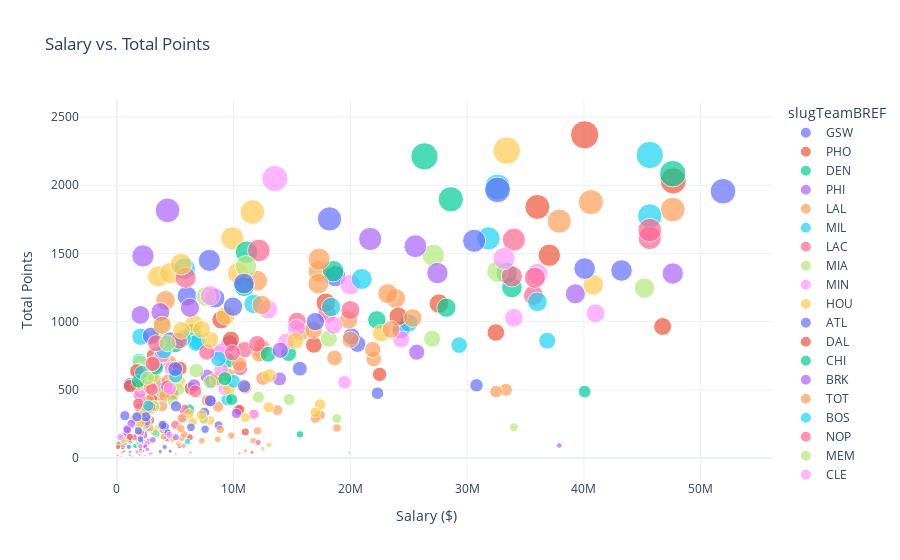

Notebook cell for this chart:
### Code cell
fig = px.scatter(SS, x='Salary', y='ptsTotals', 
                 title='Salary vs. Total Points',
                 labels={'Salary': 'Salary ($)', 'ptsTotals': 'Total Points'},
                  size='ptsTotals',color ="slugTeamBREF",
                 
                 hover_data=['namePlayer', 'slugTeamBREF', 'agePlayer'],
                 height=700)
fig.show()
